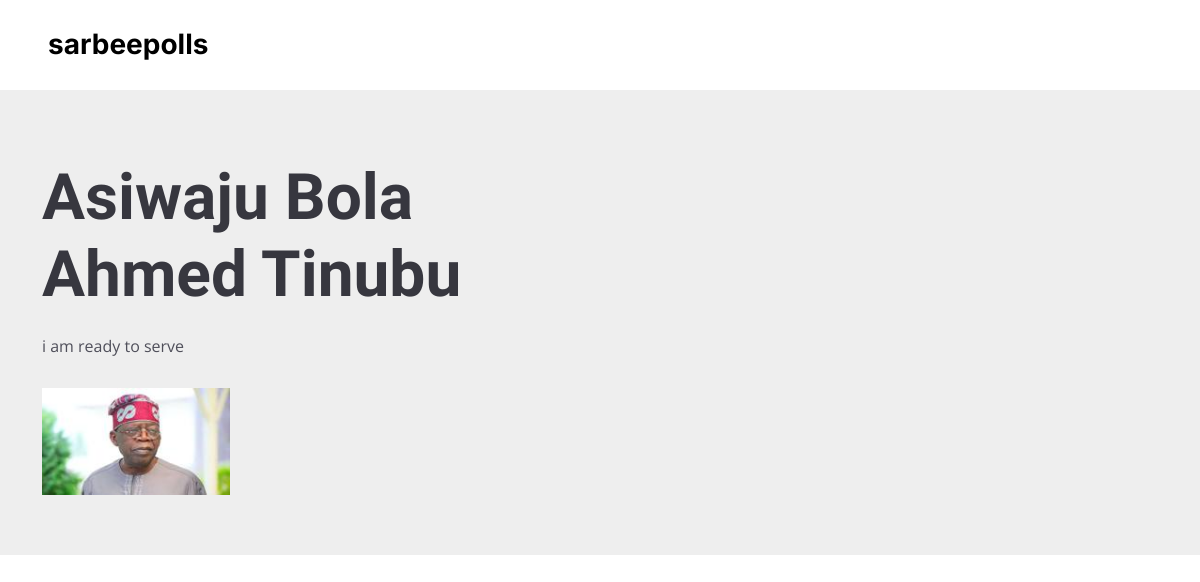
Page /about/1/ on the committed database.
### polls/models.py (models this page shows, shortened)
class Choice(models.Model):
    question = models.ForeignKey(Question, on_delete=models.CASCADE)
    choice_text = models.CharField(max_length=200)
    candidate_name = models.CharField(max_length=200)
    votes = models.IntegerField(default=0)
    voters = models.ManyToManyField(User, blank=True)
    logo = models.ImageField(upload_to='profile_Pics')
    bio = models.TextField()
    image = models.ImageField(upload_to='profile_Pics')

### polls/views.py (the view)
# urls.py: path('about/<int:pk>/', views.about, name='about'),
def about(request, pk):
    choice = get_object_or_404(Choice, id=pk)
    context = {
        'choice': choice
    }
    return render(request, 'about.html', context)

### polls/templates/about.html (shortened to what this page needs)
{% load static %}
<!DOCTYPE html>
<html lang="en">
<head>
  <link href="{% static 'assets/vendor/bootstrap/css/bootstrap.min.css' %}" rel="stylesheet">
  <link href="{% static 'assets/vendor/bootstrap-icons/bootstrap-icons.css' %}" rel="stylesheet">
  <link href="{% static 'assets/vendor/aos/aos.css' %}" rel="stylesheet">
  <link href="{% static 'assets/vendor/glightbox/css/glightbox.min.css' %}" rel="stylesheet">
  <link href="{% static 'assets/vendor/swiper/swiper-bundle.min.css' %}" rel="stylesheet">
  <link href="{% static 'assets/css/main.css' %}" rel="stylesheet">
</head>
<body>
  <header id="header" class="header fixed-top d-flex align-items-center">
    <div class="container d-flex align-items-center justify-content-between">
      <a href="/" class="logo d-flex align-items-center me-auto me-lg-0">
        <h1>sarbeepolls</h1>
      </a>
    </div>
  </header>
  <section id="hero" class="hero d-flex align-items-center section-bg">
    <div class="container">
      <div class="row justify-content-between gy-5">
        <div class="col-lg-5 order-2 order-lg-1 d-flex flex-column justify-content-center align-items-center align-items-lg-start text-center text-lg-start">
          <h2 data-aos="fade-up">{{choice.candidate_name}}</h2>
          <p data-aos="fade-up" data-aos-delay="100">{{choice.bio}}</p>
        <div class="col-lg-5 order-1 order-lg-2 text-center text-lg-start">
          <img src="{{choice.image.url}}" class="img-fluid justify-content-left"  alt="" data-aos="zoom-out" data-aos-delay="300">
        </div>
      </div>
    </div>
    </div>
  </section>
</body>
</html>

### static/assets/css/main.css (style rules this page uses)
:root { --font-default: "Open Sans", system-ui, -apple-system, "Segoe UI", Roboto, "Helvetica Neue", Arial, "Noto Sans", "Liberation Sans", sans-serif, "Apple Color Emoji", "Segoe UI Emoji", "Segoe UI Symbol", "Noto Color Emoji"; --font-primary: "Amatic SC", sans-serif; --font-secondary: "Inter", sans-serif; }
:root { --color-default: #212529; --color-primary: #ce1212; --color-secondary: #37373f; }
:root { scroll-behavior: smooth; }
body { font-family: var(--font-default); color: var(--color-default); }
a { color: var(--color-primary); text-decoration: none; }
h1, h2, h3, h4, h5, h6 { font-family: var(--font-secondary); }
section { overflow: hidden; padding: 80px 0; }
.section-bg { background-color: #eee; }
.header { background: #fff; transition: all 0.5s; z-index: 997; height: 90px; border-bottom: 1px solid #fff; }
.header .logo h1 { font-size: 28px; font-weight: 700; color: #000; margin: 0; font-family: var(--font-secondary); }
section { scroll-margin-top: 90px; }
.hero { width: 100%; background-size: cover; position: relative; min-height: 60vh; padding: 160px 0 60px 0; }
.hero h2 { font-size: 64px; font-weight: 700; margin-bottom: 20px; color: var(--color-secondary); font-family: var(--font-primary); }
.hero p { color: #4f4f5a; font-weight: 400; margin-bottom: 30px; }

### rows in the picture
Choice: candidate_name "Asiwaju Bola Ahmed Tinubu", bio "i am ready to serve", image (picture)
